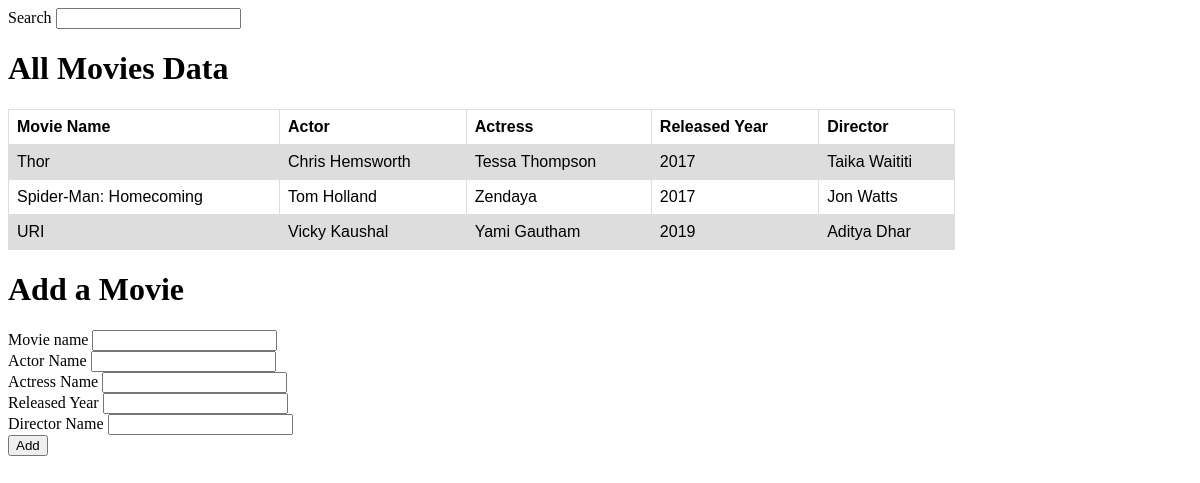
The page / on the database its author committed.
### tables this page shows
CREATE TABLE `movies` (
  `id` int(11) NOT NULL,
  `moviename` text NOT NULL,
  `actor` text NOT NULL,
  `actress` text NOT NULL,
  `year` text NOT NULL,
  `director` text NOT NULL
);

### index.php (the view, shortened to what this page needs)
<?php
$fetch_sql = "SELECT * FROM `movies`";
$res = mysqli_query($conn, $fetch_sql) or die("Query Failed");
?>
<!DOCTYPE html>
<html lang="en">
<head>
</head>
<body>
    <form action="search.php" method="get">
        <div class="form-item">
            <label for="search-query">Search </label>
            <input type="text" name="query" id="search-query">
        </div>
    </form>
    <h1>All Movies Data</h1>
    <table>
        <tr>
            <th>Movie Name</th>
            <th>Actor</th>
            <th>Actress</th>
            <th>Released Year</th>
            <th>Director</th>
        </tr>
        <?php
        while ($rows = mysqli_fetch_assoc($res)) {
            echo '<tr>
                    <td>' . $rows['moviename'] . '</td>
                    <td>' . $rows['actor'] . '</td>
                    <td>' . $rows['actress'] . '</td>
                    <td>' . $rows['year'] . '</td>
                    <td>' . $rows['director'] . '</td>
                </tr>';
        }
        ?>
    </table>
    <h1>Add a Movie</h1>
    <form action="insert.php" method="post" onsubmit="return validate()">
        <div class="form-item">
            <label for="movie-name">Movie name</label>
            <input type="text" name="movieName" id="movie-name" autofocus>
        </div>
        <div class="form-item">
            <label for="actor">Actor Name</label>
            <input type="text" name="actor" id="actor" autofocus>
        </div>
        <div class="form-item">
            <label for="actress">Actress Name</label>
            <input type="text" name="actress" id="actress" autofocus>
        </div>
        <div class="form-item">
            <label for="year">Released Year</label>
            <input type="text" name="year" id="year" autofocus>
        </div>
        <div class="form-item">
            <label for="director">Director Name</label>
            <input type="text" name="director" id="director" autofocus>
        </div>
        <input type="submit" value="Add">
    </form>
</body>
</html>

### index.php (style rules this page uses)
table { font-family: arial, sans-serif; border-collapse: collapse; width: 80%; }
td, th { border: 1px solid #dddddd; text-align: left; padding: 8px; }
tr:nth-child(even) { background-color: #dddddd; }

### rows shown on the page
movies: moviename "Thor", actor "Chris Hemsworth", actress "Tessa Thompson", year "2017", director "Taika Waititi"
movies: moviename "Spider-Man: Homecoming", actor "Tom Holland", actress "Zendaya", year "2017", director "Jon Watts"
movies: moviename "URI", actor "Vicky Kaushal", actress "Yami Gautham", year "2019", director "Aditya Dhar"
